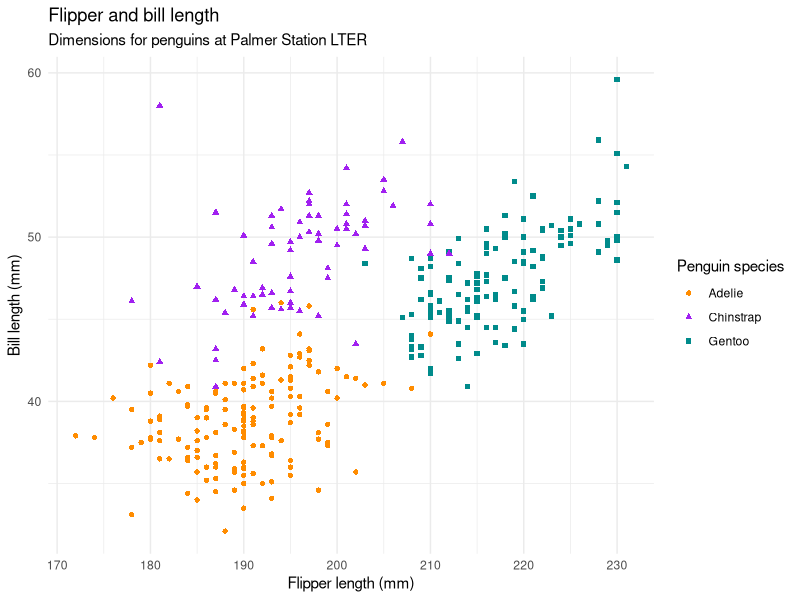
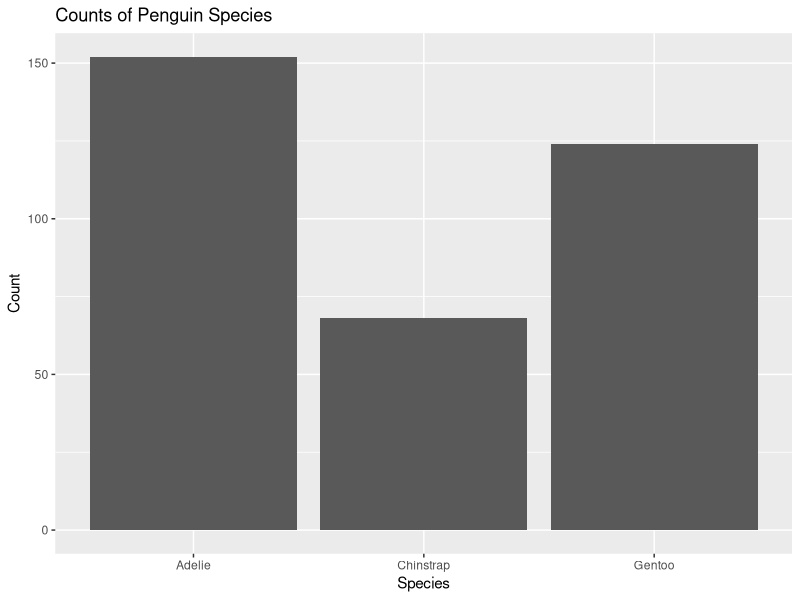
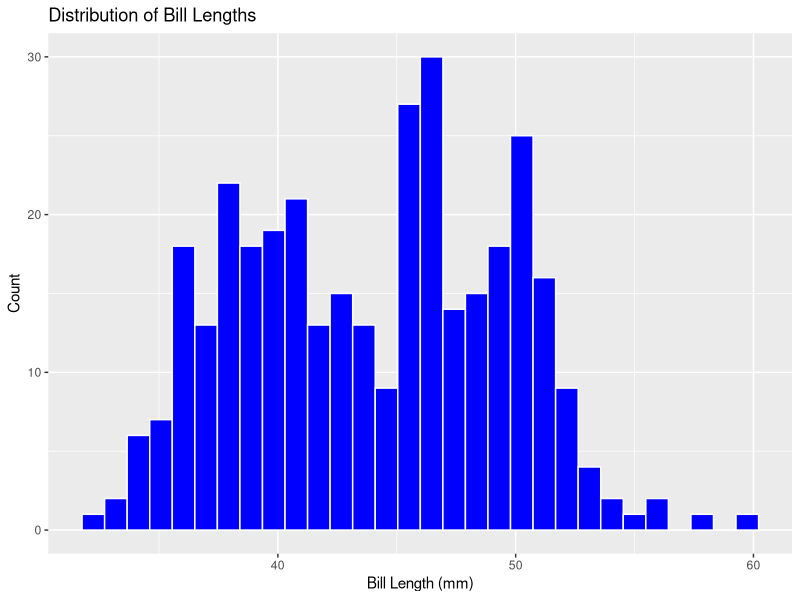
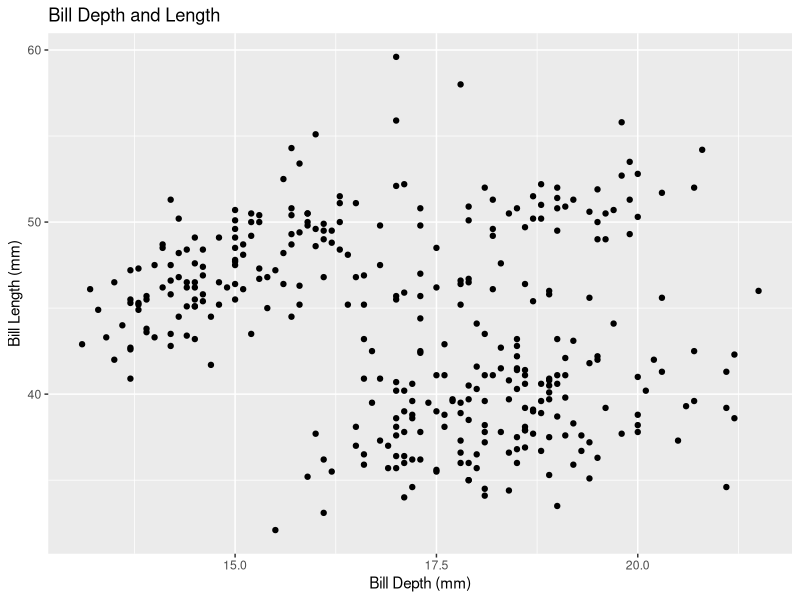
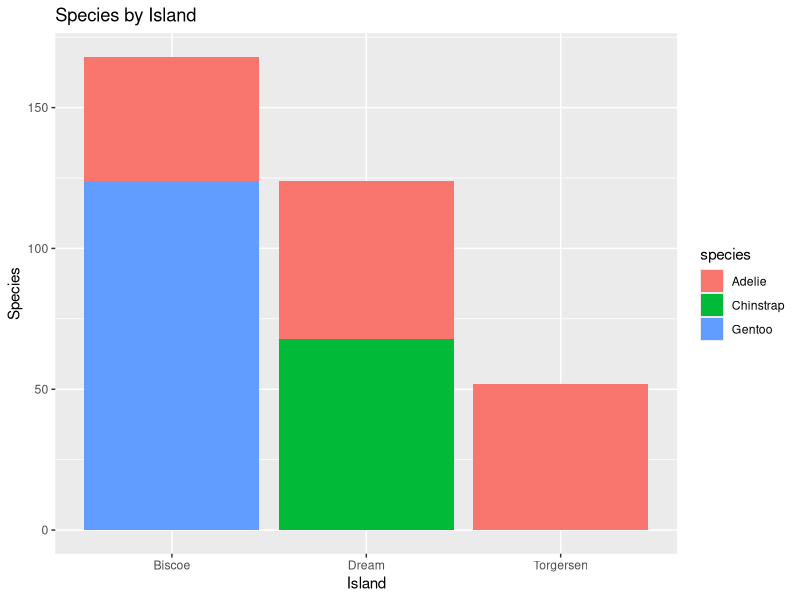
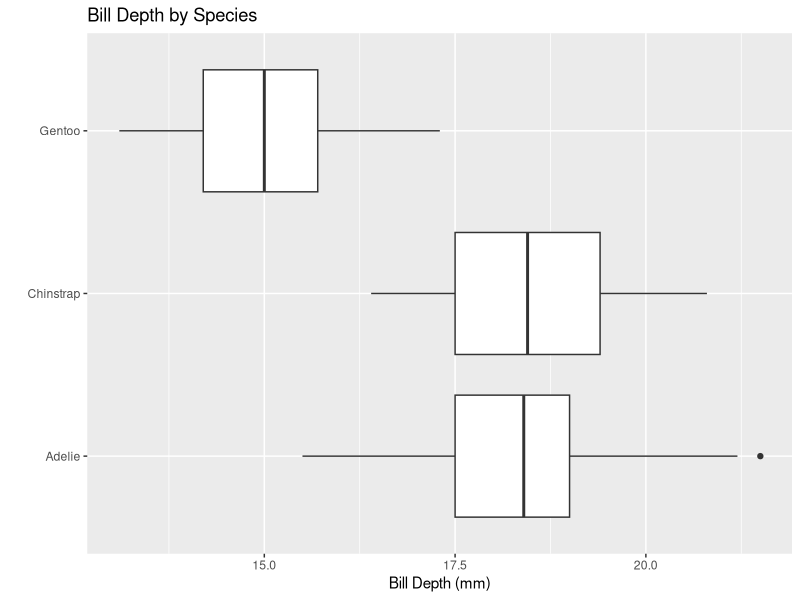
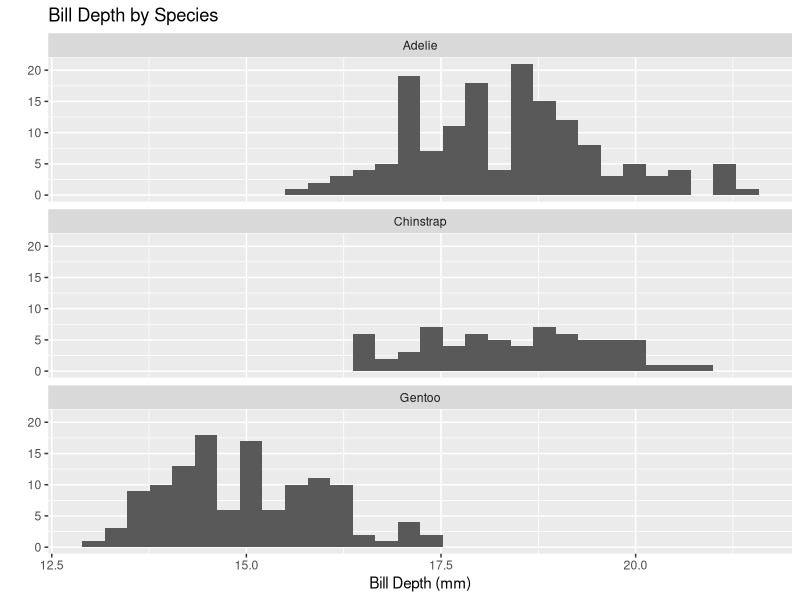
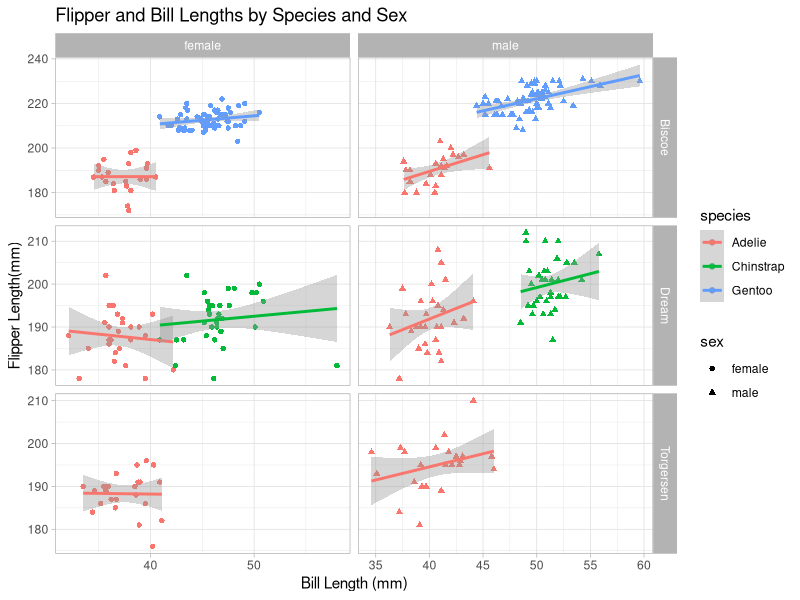

R code for these plots, in order:
## ---- chunk 1
#| label: load-packages
#| include: false

library(tidyverse)
library(palmerpenguins)
## ---- chunk 2
#| label: plot-penguins
#| warning: false
#| echo: false
ggplot(penguins, 
       aes(x = flipper_length_mm, y = bill_length_mm)) +
  geom_point(aes(color = species, shape = species)) +
  scale_color_manual(values = c("darkorange","purple","cyan4")) +
  labs(
    title = "Flipper and bill length",
    subtitle = "Dimensions for penguins at Palmer Station LTER",
    x = "Flipper length (mm)", y = "Bill length (mm)",
    color = "Penguin species", shape = "Penguin species"
  ) +
  theme_minimal()
## ---- chunk 3
penguins %>%
  count(island)

## ---- chunk 4
penguins %>% count(island, species)
## ---- chunk 5
penguins %>%
  count(island, species) %>%
  pivot_wider(names_from = species, values_from = n, values_fill = 0)
## ---- chunk 6
penguins %>%
  summarize(mean_bill_length_mm = mean(bill_length_mm))
## ---- chunk 7
penguins %>%
  summarize(mean_bill_length_mm = mean(bill_length_mm, na.rm = TRUE))
## ---- chunk 8
penguins %>%
  summarize(
    min_bill_length = min(bill_length_mm, na.rm = TRUE),
    first_quartile_bill_length = quantile(bill_length_mm, 0.25, na.rm = TRUE),
    median_bill_length = median(bill_length_mm, na.rm = TRUE),
    mean_bill_length_mm = mean(bill_length_mm, na.rm = TRUE),
    third_quartile_bill_length = quantile(bill_length_mm, 0.75, na.rm = TRUE),
    standard_deviation_bill_length = sd(bill_length_mm, na.rm = TRUE)
    ) %>%
  pivot_longer(cols = everything())
## ---- chunk 9
penguins %>%
  select(species, island, sex, year)
## ---- chunk 10
penguins %>%
  select(species, island, sex, year) %>%
  filter(species == "Chinstrap")
## ---- chunk 11
chinstraps <- penguins %>%
  select(species, island, sex, year) %>%
  filter(species == "Chinstrap") %>%
  select(-species)

chinstraps %>%
  head()
## ---- chunk 12
penguins %>%
  group_by(species) %>%
  summarise(
    mean_bill_depth_mm = mean(bill_depth_mm, na.rm = TRUE),
    sd_bill_depth_mm = sd(bill_depth_mm, na.rm = TRUE)
  )
## ---- chunk 13
penguins %>%
  ggplot() +
  geom_bar(mapping = aes(x = species)) +
  labs(title ="Counts of Penguin Species",
       x = "Species", y = "Count")
## ---- chunk 14
penguins %>%
  ggplot() +
  geom_histogram(mapping = aes(x = bill_length_mm),
                 color = "white",
                 fill = "blue") +
  labs(title ="Distribution of Bill Lengths",
       x = "Bill Length (mm)", y = "Count")
## ---- chunk 15
penguins %>%
  ggplot() +
  geom_point(mapping = aes(x = bill_depth_mm, y = bill_length_mm)) +
  labs(title = "Bill Depth and Length",
       x = "Bill Depth (mm)",
       y = "Bill Length (mm)")
## ---- chunk 16
penguins %>%
  ggplot() +
  geom_bar(mapping = aes(x = island, fill = species)) +
  labs(title = "Species by Island",
       x = "Island",
       y = "Species")

## ---- chunk 17
penguins %>%
  ggplot() +
  geom_boxplot(mapping = aes(x = bill_depth_mm, y = species)) +
  labs(title = "Bill Depth by Species",
       x = "Bill Depth (mm)",
       y = "")
## ---- chunk 18
penguins %>%
  ggplot() +
  geom_histogram(mapping = aes(x = bill_depth_mm)) +
  facet_wrap(~species, ncol = 1) +
  labs(title = "Bill Depth by Species",
       x = "Bill Depth (mm)",
       y = "")
## ---- chunk 19
penguins %>%
  filter(!is.na(sex)) %>%
  ggplot() +
  geom_point(mapping = aes(x = bill_length_mm, 
                           y = flipper_length_mm,
                           color = species,
                           shape = sex)) +
  geom_smooth(mapping = aes(x = bill_length_mm,
                            y = flipper_length_mm,
                            color = species),
              method = "lm") +
  facet_grid(island ~ sex, scales = "free") +
  labs(title = "Flipper and Bill Lengths by Species and Sex",
       x = "Bill Length (mm)",
       y = "Flipper Length(mm)") +
  theme_light()
